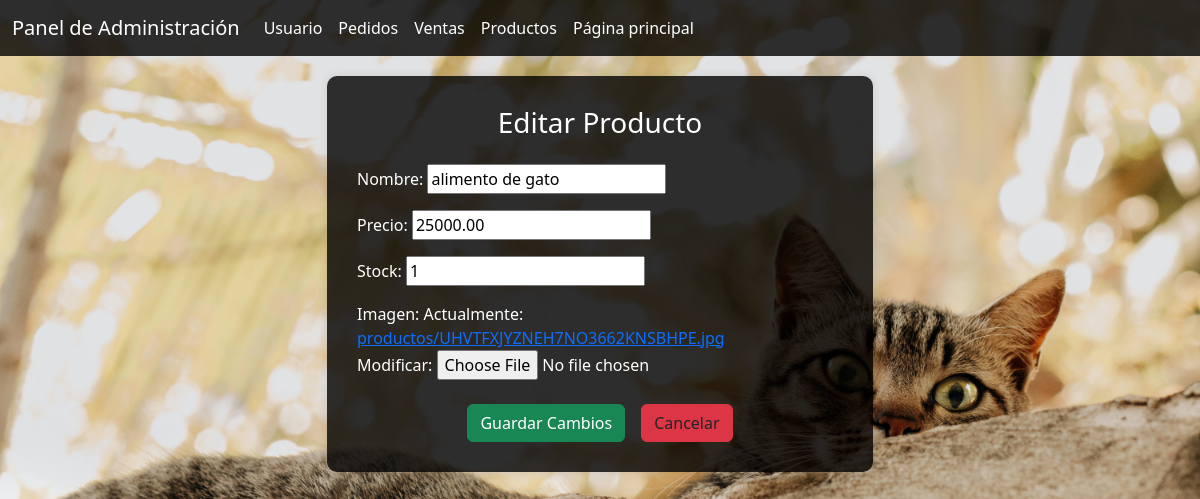
The app's page /editarproducto/4/ with its own data.
### aplicacion/models.py (models this page shows, shortened)
class Producto(models.Model):
    nombre = models.CharField(max_length=255)
    precio = models.DecimalField(max_digits=10, decimal_places=2)
    stock = models.PositiveIntegerField(default=0)
    imagen = models.ImageField(upload_to='productos/')  # Asume que estás utilizando ImageField

### aplicacion/views.py (the view)
# urls.py: path('editarproducto/<int:id>/', views.editarproducto, name='editarproducto'),
def editarproducto(request, id):
    producto = get_object_or_404(Producto, id=id)
    if request.method == 'POST':
        form = ProductoForm(request.POST, request.FILES, instance=producto)
        if form.is_valid():
            form.save()
            return redirect('adProductos')  # Redirige a la página principal de administración
    else:
        form = ProductoForm(instance=producto)
    return render(request, 'aplicacion/editarproducto.html', {'form': form, 'producto': producto})

### aplicacion/forms.py
class ProductoForm(forms.ModelForm):
    class Meta:
        model = Producto
        fields = ['nombre', 'precio', 'stock', 'imagen']

### aplicacion/templates/aplicacion/editarproducto.html (shortened to what this page needs)
{% load static %}
<!DOCTYPE html>
<html lang="en">
<head>
  <link href="https://cdn.jsdelivr.net/npm/bootstrap@5.3.0/dist/css/bootstrap.min.css" rel="stylesheet">
</head>
<body>
  <nav class="navbar navbar-expand-lg navbar-dark navbar-custom">
    <div class="container-fluid">
      <a class="navbar-brand" href="#">Panel de Administración</a>
      <div class="collapse navbar-collapse" id="navbarNav">
        <ul class="navbar-nav">
          <li class="nav-item">
            <a class="nav-link" href="{% url 'adUsuario' %}">Usuario</a>
          </li>
          <li class="nav-item">
            <a class="nav-link" href="{% url 'adPedidos' %}">Pedidos</a>
          </li>
          <li class="nav-item">
            <a class="nav-link" href="{% url 'adVentas' %}">Ventas</a>
          </li>
          <li class="nav-item">
            <a class="nav-link" href="{% url 'adProductos' %}">Productos</a>
          </li>
          <li class="nav-item">
            <a class="nav-link" href="{% url 'menu' %}">Página principal</a>
          </li>
        </ul>
      </div>
    </div>
  </nav>
  <div class="container container-content">
    <div class="row justify-content-center">
      <div class="col-lg-6">
        <div class="form-container">
          <h3 class="mb-4 text-center">Editar Producto</h3>
          <form method="post" enctype="multipart/form-data">
            {{ form.as_p }}
            <div class="mt-4 d-flex justify-content-center">
              <button type="submit" class="btn btn-success me-3">Guardar Cambios</button>
              <a href="{% url 'adProductos' %}" class="btn btn-cancel">Cancelar</a>
            </div>
          </form>
        </div>
      </div>
    </div>
  </div>
</body>
</html>

### records on screen
Producto: nombre "alimento de gato", precio "25000.00", stock "1"
